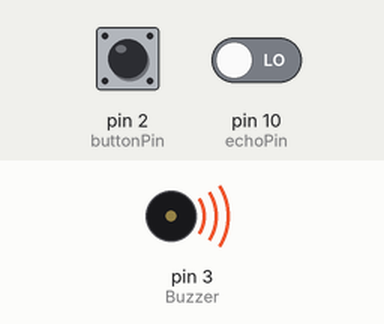
This sketch was run on a simulated Arduino Uno, built with avr-gcc and run on an emulated ATmega328P. Shown: buzzer (waves = sounding). Inputs (shaded band) come from the test bench; at power-on: pin 2 (buttonPin) LOW, pin 10 (echoPin) LOW. What the sketch prints to the serial monitor is not drawn.

Above: at 1.1 s.
1.3 s: pin 2 (buttonPin) pulled HIGH for 3.2 s
At 2.4 s:
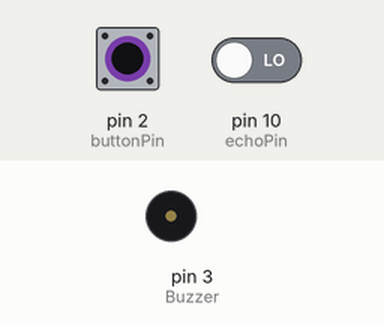
Timing chart, 0 to 12.7 s (numbered marks = the images above; inputs shaded):
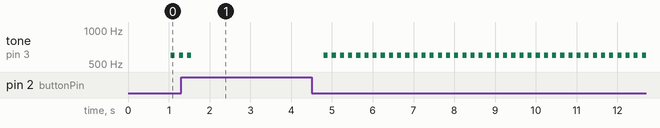

The sketch:

Security_Alarm.ino
```cpp
const int trigPin = 9;
const int echoPin = 10;

const int Buzzer = 3;

const int buttonPin = 2;
int buttonState = 0;

long duration;
int distance;

void Alarm() {
  tone(Buzzer,600);
  delay(100);
  noTone(Buzzer);
  delay(100);
}

void setup()
{
  pinMode(trigPin, OUTPUT);
  pinMode(echoPin, INPUT);
  pinMode(Buzzer, OUTPUT);
  Serial.begin(9600);
}

void loop()
{
  digitalWrite(trigPin, LOW);
  delay(25);
  digitalWrite(trigPin, HIGH);
  delay(25);
  digitalWrite(trigPin, LOW);
  duration = pulseIn(echoPin, HIGH);
  distance= duration*0.034/2;
  Serial.print("Distance: ");
  Serial.println(distance);

   buttonState = digitalRead(buttonPin);


    if (distance <= 40){

      while (!(buttonState == HIGH)) {
      buttonState = digitalRead(buttonPin);
      Alarm();
      }

    }


}
```
